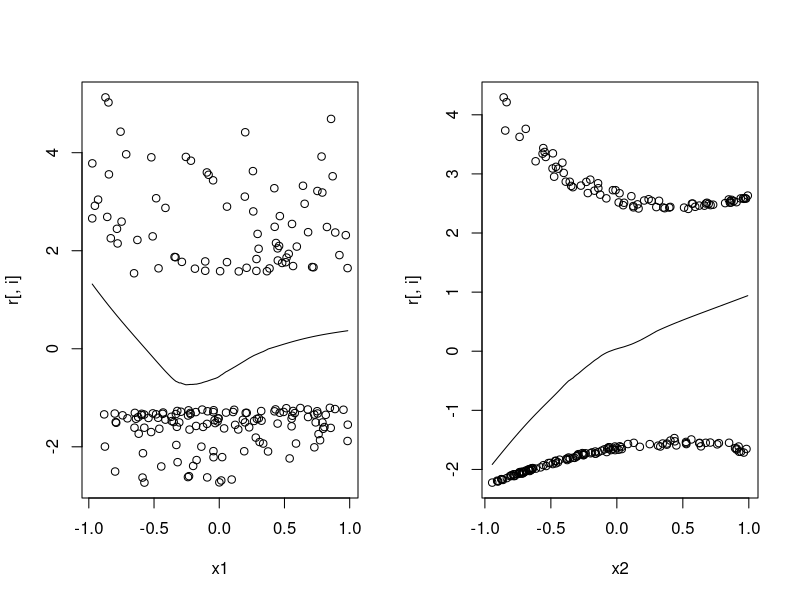
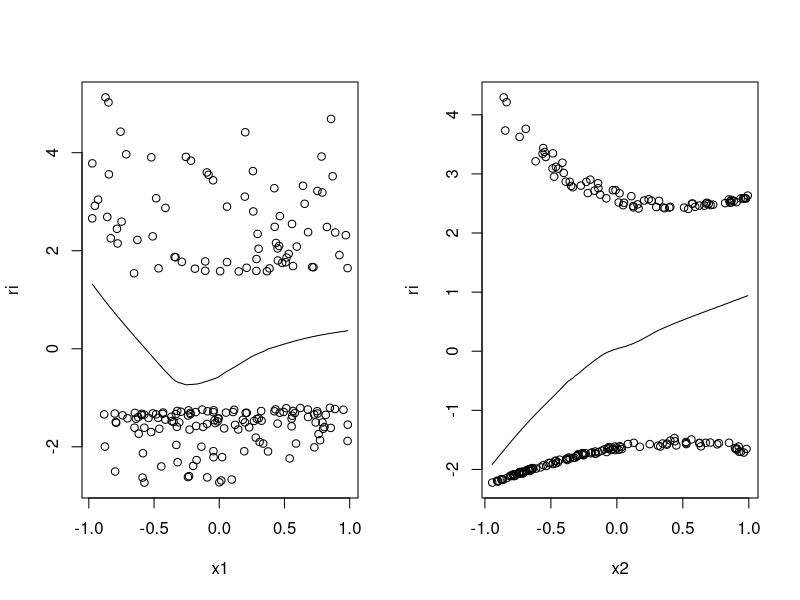
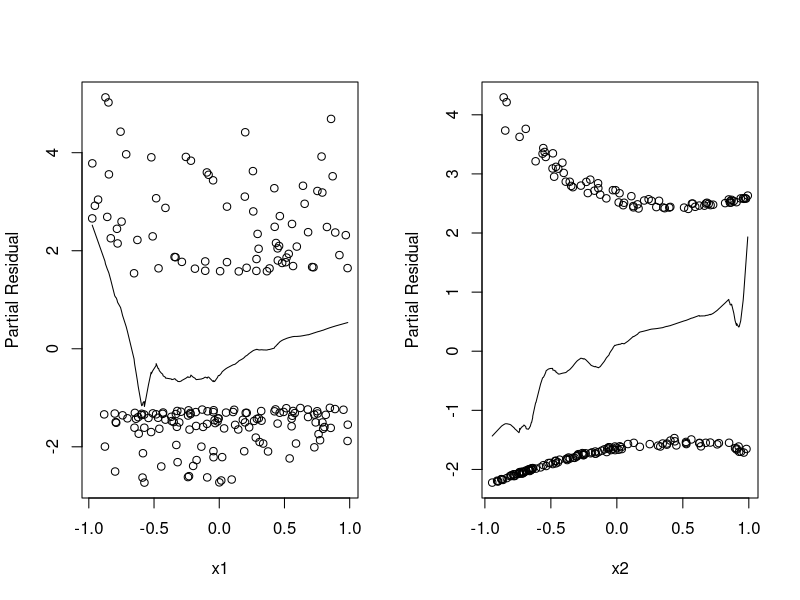
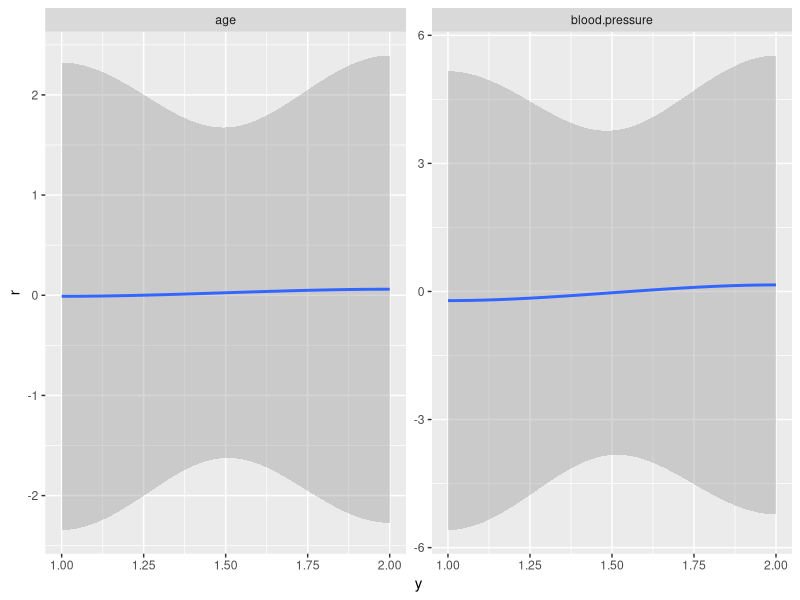
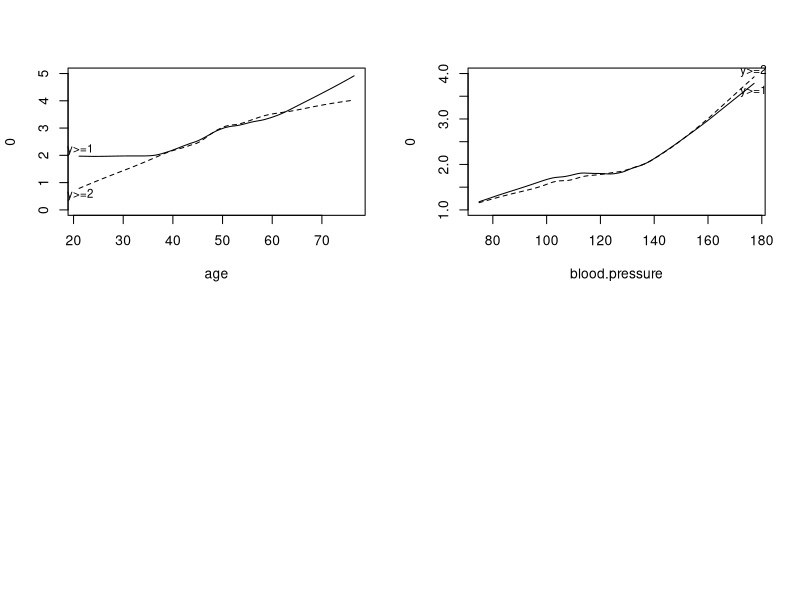
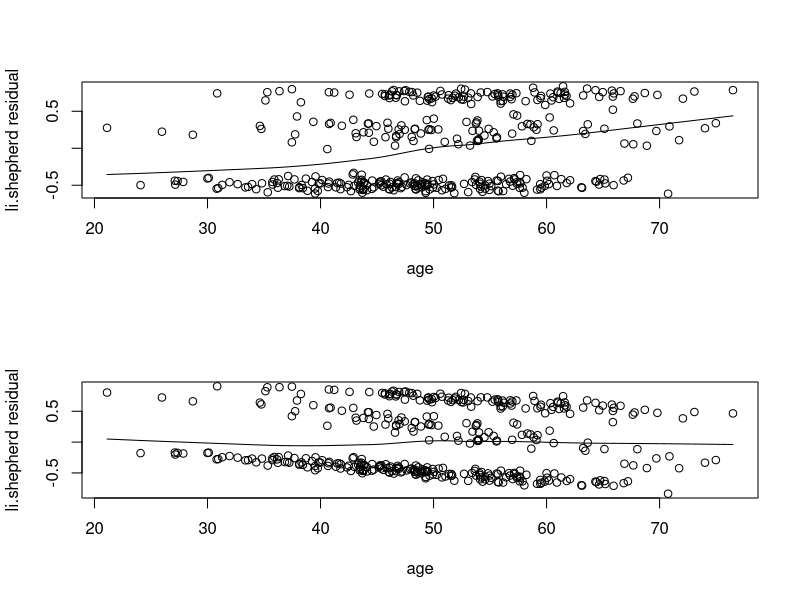
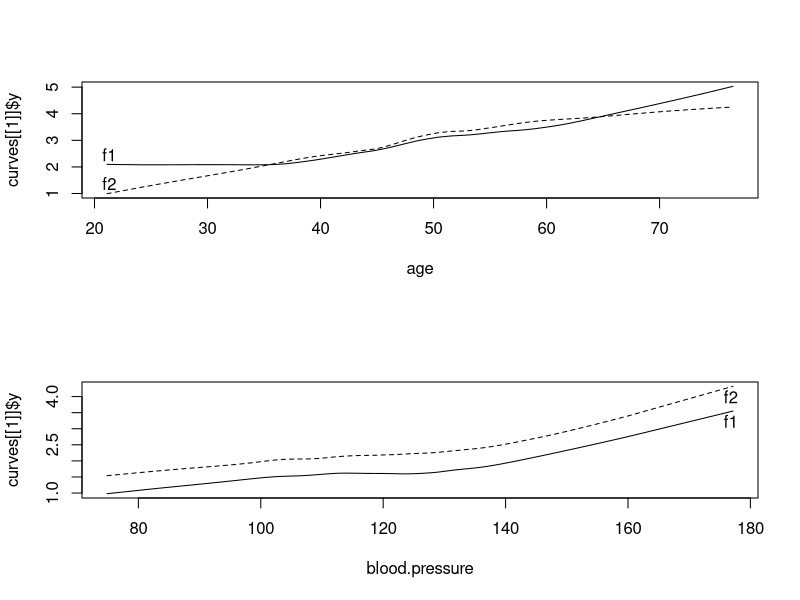
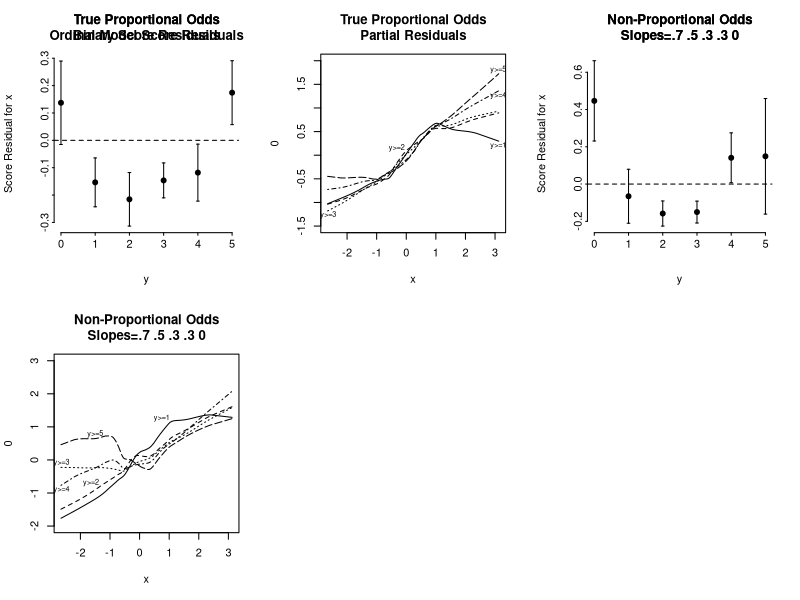

Write the R code that produced these figures, in order. (Note: this script raises an error after producing the figures.)
library(rms)


### Name: residuals.lrm
### Title: Residuals from an 'lrm' or 'orm' Fit
### Aliases: residuals.lrm residuals.orm plot.lrm.partial
### Keywords: models regression

### ** Examples

set.seed(1)
x1 <- runif(200, -1, 1)
x2 <- runif(200, -1, 1)
L  <- x1^2 - .5 + x2
y  <- ifelse(runif(200) <= plogis(L), 1, 0)
f <- lrm(y ~ x1 + x2, x=TRUE, y=TRUE)
resid(f)            #add rows for NAs back to data
resid(f, "score")   #also adds back rows
r <- resid(f, "partial")  #for checking transformations of X's
par(mfrow=c(1,2))
for(i in 1:2) {
  xx <- if(i==1)x1 else x2
  plot(xx, r[,i], xlab=c('x1','x2')[i])
  lines(lowess(xx,r[,i]))
}
resid(f, "partial", pl="loess")  #same as last 3 lines
resid(f, "partial", pl=TRUE) #plots for all columns of X using supsmu
resid(f, "gof")           #global test of goodness of fit
lp1 <- resid(f, "lp1")    #approx. leave-out-1 linear predictors
-2*sum(y*lp1 + log(1-plogis(lp1)))  #approx leave-out-1 deviance
                                    #formula assumes y is binary


# Simulate data from a population proportional odds model
set.seed(1)
n   <- 400
age <- rnorm(n, 50, 10)
blood.pressure <- rnorm(n, 120, 15)
L <- .05*(age-50) + .03*(blood.pressure-120)
p12 <- plogis(L)    # Pr(Y>=1)
p2  <- plogis(L-1)  # Pr(Y=2)
p   <- cbind(1-p12, p12-p2, p2)   # individual class probabilites
# Cumulative probabilities:
cp  <- matrix(cumsum(t(p)) - rep(0:(n-1), rep(3,n)), byrow=TRUE, ncol=3)
# simulate multinomial with varying probs:
y <- (cp < runif(n)) %*% rep(1,3)
y <- as.vector(y)
# Thanks to Dave Krantz for this trick
f <- lrm(y ~ age + blood.pressure, x=TRUE, y=TRUE)
par(mfrow=c(2,2))
resid(f, 'score.binary',   pl=TRUE)              #plot score residuals
resid(f, 'partial', pl=TRUE)                     #plot partial residuals
resid(f, 'gof')           #test GOF for each level separately


# Show use of Li-Shepherd residuals
f.wrong <- lrm(y ~ blood.pressure, x=TRUE, y=TRUE)
par(mfrow=c(2,1))
# li.shepherd residuals from model without age
plot(age, resid(f.wrong, type="li.shepherd"),
     ylab="li.shepherd residual")
lines(lowess(age, resid(f.wrong, type="li.shepherd")))
# li.shepherd residuals from model including age
plot(age, resid(f, type="li.shepherd"),
     ylab="li.shepherd residual")
lines(lowess(age, resid(f, type="li.shepherd")))


# Make a series of binary fits and draw 2 partial residual plots
#
f1 <- lrm(y>=1 ~ age + blood.pressure, x=TRUE, y=TRUE)
f2  <- update(f1, y==2 ~.)
par(mfrow=c(2,1))
plot.lrm.partial(f1, f2)


# Simulate data from both a proportional odds and a non-proportional
# odds population model.  Check how 3 kinds of residuals detect
# non-prop. odds
set.seed(71)
n <- 400
x <- rnorm(n)

par(mfrow=c(2,3))
for(j in 1:2) {     # 1: prop.odds   2: non-prop. odds
  if(j==1) 
    L <- matrix(c(1.4,.4,-.1,-.5,-.9),nrow=n,ncol=5,byrow=TRUE) + x/2 else {
	  # Slopes and intercepts for cutoffs of 1:5 :
	  slopes <- c(.7,.5,.3,.3,0)
	  ints   <- c(2.5,1.2,0,-1.2,-2.5)
      L <- matrix(ints,nrow=n,ncol=5,byrow=TRUE)+
           matrix(slopes,nrow=n,ncol=5,byrow=TRUE)*x
	}
  p <- plogis(L)
  # Cell probabilities
  p <- cbind(1-p[,1],p[,1]-p[,2],p[,2]-p[,3],p[,3]-p[,4],p[,4]-p[,5],p[,5])
  # Cumulative probabilities from left to right
  cp  <- matrix(cumsum(t(p)) - rep(0:(n-1), rep(6,n)), byrow=TRUE, ncol=6)
  y   <- (cp < runif(n)) %*% rep(1,6)


  f <- lrm(y ~ x, x=TRUE, y=TRUE)
  for(cutoff in 1:5)print(lrm(y>=cutoff ~ x)$coef)


  print(resid(f,'gof'))
  resid(f, 'score', pl=TRUE)
  # Note that full ordinal model score residuals exhibit a
  # U-shaped pattern even under prop. odds
  ti <- if(j==2) 'Non-Proportional Odds\nSlopes=.7 .5 .3 .3 0' else
    'True Proportional Odds\nOrdinal Model Score Residuals'
  title(ti)
  resid(f, 'score.binary', pl=TRUE)
  if(j==1) ti <- 'True Proportional Odds\nBinary Score Residuals'
  title(ti)
  resid(f, 'partial', pl=TRUE)
  if(j==1) ti <- 'True Proportional Odds\nPartial Residuals'
  title(ti)
}
par(mfrow=c(1,1))

# Shepherd-Li residuals from orm.  Thanks: Qi Liu

set.seed(3)
n  <- 100
x1 <- rnorm(n)
y  <- x1 + rnorm(n)
g <- orm(y ~ x1, family=probit, x=TRUE, y=TRUE)
g.resid <- resid(g)
plot(x1, g.resid, cex=0.4); lines(lowess(x1, g.resid)); abline(h=0, col=2,lty=2)

set.seed(3)
n <- 100
x1 <- rnorm(n)
y <- x1 + x1^2 +rnorm(n)
# model misspecification, the square term is left out in the model
g <- orm(y ~ x1, family=probit, x=TRUE, y=TRUE)
g.resid <- resid(g)
plot(x1, g.resid, cex=0.4); lines(lowess(x1, g.resid)); abline(h=0, col=2,lty=2)


## Not run: 
##D # Get data used in Hosmer et al. paper and reproduce their calculations
##D v <- Cs(id, low, age, lwt, race, smoke, ptl, ht, ui, ftv, bwt)
##D d <- read.table("http://www.umass.edu/statdata/statdata/data/lowbwt.dat",
##D                 skip=6, col.names=v)
##D d <- upData(d, race=factor(race,1:3,c('white','black','other')))
##D f <- lrm(low ~ age + lwt + race + smoke, data=d, x=TRUE,y=TRUE)
##D f
##D resid(f, 'gof')
##D # Their Table 7 Line 2 found sum of squared errors=36.91, expected
##D # value under H0=36.45, variance=.065, P=.071
##D # We got 36.90, 36.45, SD=.26055 (var=.068), P=.085
##D # Note that two logistic regression coefficients differed a bit
##D # from their Table 1
## End(Not run)
